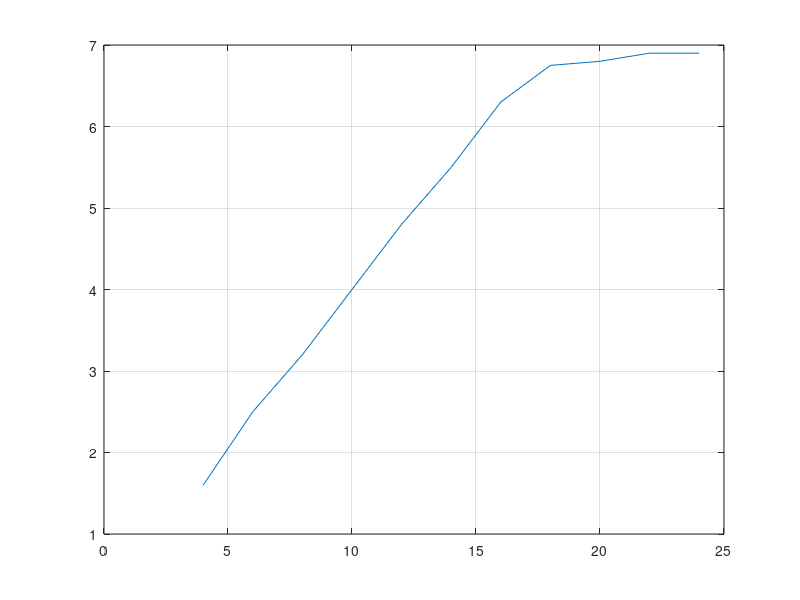

Here is the MATLAB script that generated this plot:
clear all;
%x = vs, y = vl
x = [4 6 8 10 12 14 16 18 20 22 24];
y = [1.6 2.5 3.2 4 4.8 5.5 6.3 6.75 6.8 6.9 6.9];
plot(x,y,'-');

grid on
